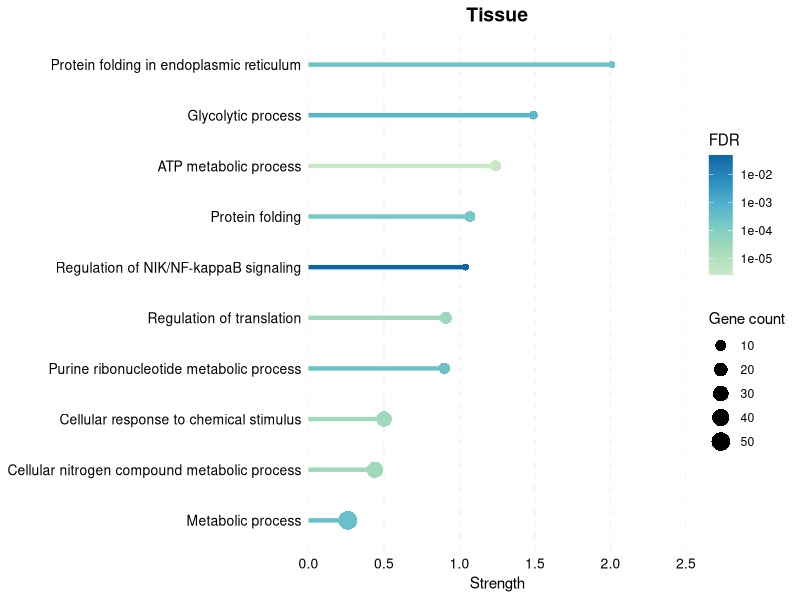

Write the R code that produced this figure.
library(ggplot2)

df <- data.frame(
  term_description = c(
    "Protein folding in endoplasmic reticulum",
    "Glycolytic process",
    "ATP metabolic process",
    "Protein folding",
    "Regulation of NIK/NF-kappaB signaling",
    "Regulation of translation",
    "Purine ribonucleotide metabolic process",
    "Cellular response to chemical stimulus",
    "Cellular nitrogen compound metabolic process",
    "Metabolic process"
  ),
  size = c(4, 5, 10, 9, 4, 13, 11, 29, 34, 51),
  strength = c(1.99, 1.47, 1.22, 1.05, 1.02, 0.89, 0.88, 0.48, 0.42, 0.24),
  FDR = c(0.00026, 0.00064, 2.64e-06, 0.00018, 0.0489, 2.68e-05, 0.00026, 2.78e-05, 2.68e-05, 0.00031)
)
p <- ggplot(df, aes(x = strength, y = reorder(term_description, strength))) +
  geom_segment(
    aes(xend = 0, yend = term_description, color = FDR), 
    size = 1.5, lineend = "round"
  ) +
  geom_point(aes(size = size, color = FDR), 
             shape = 16,  # 实心圆
             position = position_nudge(x = 0.02)) +  # 轻微右移，避免与条重叠
  scale_color_gradientn(
    colours = c("#C8E9C5", "#A6DCB9", "#7BCCC4", "#4EB0CD", "#2A8CBE", "#0D67A7"),
    name = "FDR", 
    trans = "log10"  # 对数转换，突出小 FDR 差异
  ) +
  
  scale_size_continuous(
    name = "Gene count", 
    range = c(2, 6)  # 气泡最小、最大尺寸
  ) +
  
  scale_x_continuous(
    limits = c(0, 2.5), 
    breaks = seq(0, 2.5, 0.5),  # 刻度间隔 0.5
    expand = c(0, 0)  # 去掉轴两侧空白
  ) +
  
  theme_minimal() +
  theme(
    axis.text.y = element_text(size = 10, color = "black", hjust = 1),
    axis.text.x = element_text(size = 10, color = "black"),
    plot.title = element_text(hjust = 0.5, size = 14, face = "bold"),
    legend.position = "right",
    legend.box = "vertical",
    legend.spacing = unit(0.5, "cm"),
    panel.grid.major.y = element_blank(),
    panel.grid.major.x = element_line(color = "gray95", linetype = "dashed"),
    panel.grid.minor = element_blank()
  ) +
  labs(
    x = "Strength",  # 替换为参考图的横坐标名（如 "Strength"）
    y = NULL,
    title = "Tissue"
  )
print(p)
